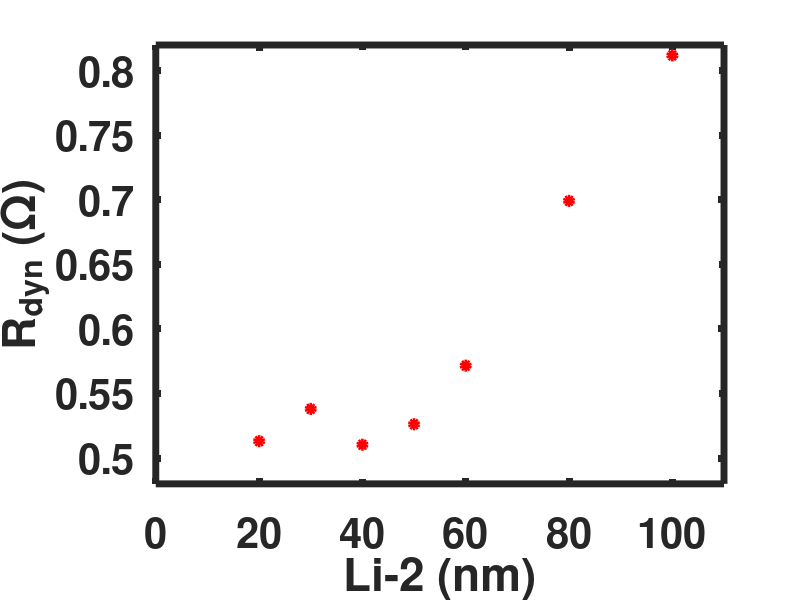

This figure's MATLAB source:
% Li values in micrometers converted to nanometers
Li = [0.02, 0.03, 0.04, 0.05, 0.06, 0.08, 0.1] * 1000;  % Convert to nm

% Vclamp values
Vclamp = [0.6824, 0.7156, 0.6787, 0.6998, 0.7602, 0.9300, 1.0799];

% Rdyn values
Rdyn = Vclamp / 1.33;

% Create figure
figure;
ax = gca;

% Only left y-axis used
plot(Li, Rdyn, 'o', 'LineWidth', 3, 'MarkerSize', 6, ...
     'Color', 'r', 'MarkerFaceColor', 'r', 'LineStyle', 'none');
ylabel('R_{dyn} (\Omega)','FontSize', 30, 'FontWeight', 'bold');
ylim([0.48 0.82]);

% Common x-axis
xlabel('Li-2 (nm)','FontSize', 30, 'FontWeight', 'bold');
xlim([0 110]);

% Aesthetics
set(gca, 'FontSize', 30, 'FontWeight', 'bold', 'LineWidth', 5);
